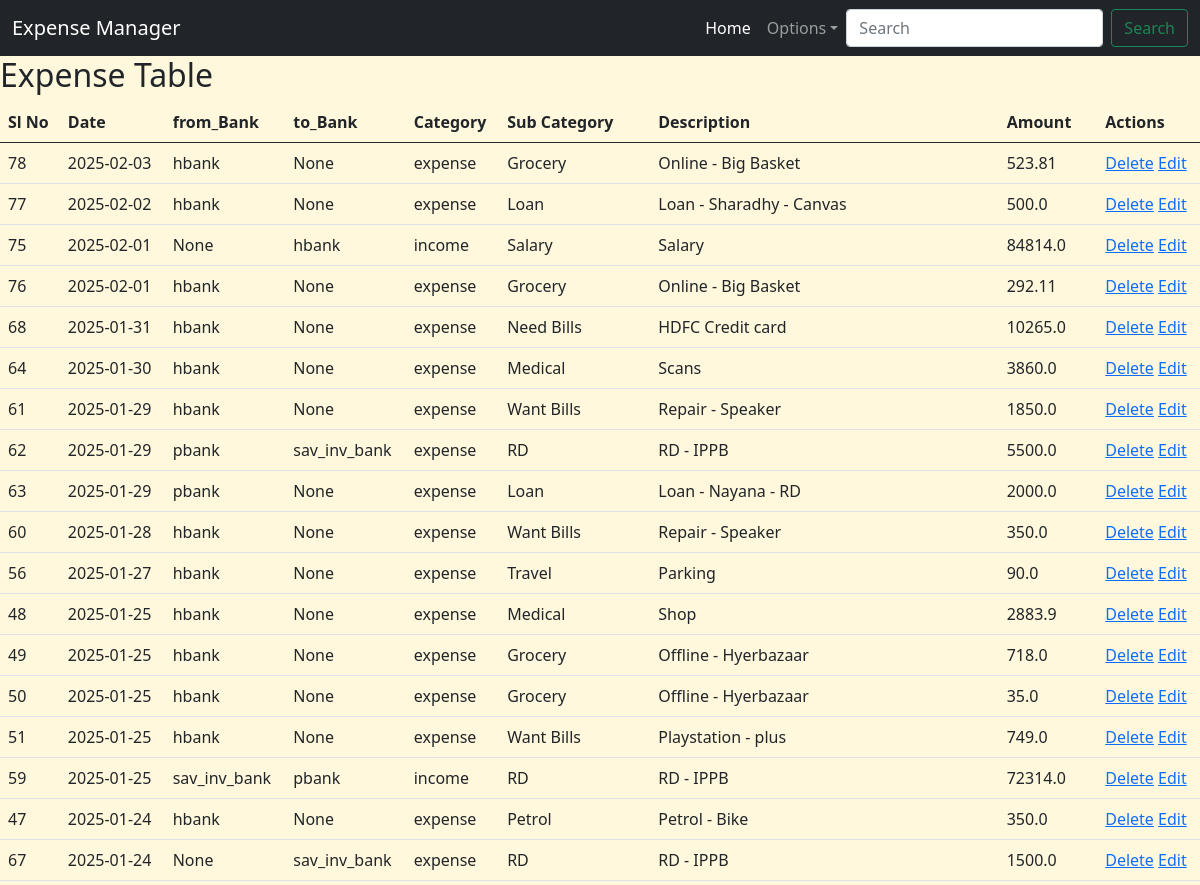
Before: /view (upper part) with the older database file.
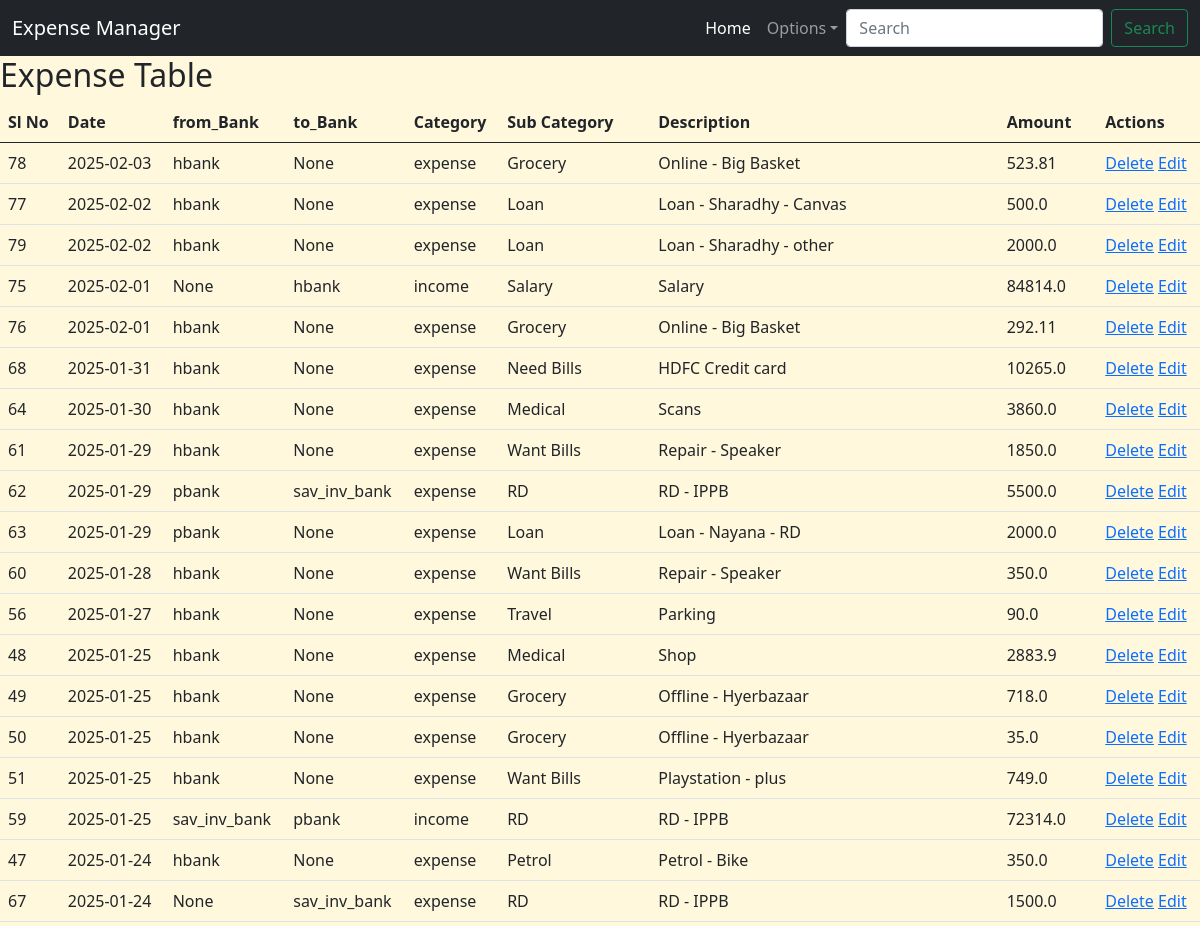
After: the same page with the newer database file.
### app.py (models this page shows)
class IncomeExpenseManager(db.Model):
    id = db.Column(db.Integer, primary_key=True)
    date = db.Column(db.Date, nullable=False)
    from_bank = db.Column(db.String(10), nullable=True)
    to_bank = db.Column(db.String(10), nullable=True)
    category = db.Column(db.String(20), nullable=False)
    sub_category = db.Column(db.String(50), nullable=False)
    description = db.Column(db.String(100), nullable=False)
    amount = db.Column(db.Float, nullable=False)

### app.py (the view)
@app.route('/view')
def view_expenses():
    expenses = IncomeExpenseManager.query.order_by(IncomeExpenseManager.date.desc()).all()
    return render_template('view_expenses.html', expenses=expenses)

### templates/view_expenses.html
{% extends 'base.html' %}
{% block content %}
<h2> Expense Table </h2>
<table class="table">
    <thead>
        <tr>
            <th>Sl No</th>
            <th>Date</th>
            <th>from_Bank</th>
            <th>to_Bank</th>
            <th>Category</th>
            <th>Sub Category</th>
            <th>Description</th>
            <th>Amount</th>
            <th>Actions</th>
        </tr>
    </thead>
    <tbody>
        {% for expense in expenses %}
        <tr>
            <td>{{expense.id}}</td>
            <td>{{expense.date}}</td>
            <td>{{expense.from_bank}}</td>
            <td>{{expense.to_bank}}</td>
            <td>{{expense.category}}</td>
            <td>{{expense.sub_category}}</td>
            <td>{{expense.description}}</td>
            <td>{{expense.amount}}</td>
            <td> <a href="{{url_for ('delete_expense', id=expense.id) }}" onclick="return confirm('Are you sure you want to delete this item?');">Delete</a>
            <a href="{{url_for ('edit_expense', id=expense.id) }}"> Edit</a> </td>
        </tr>
        {% endfor %}
    </tbody>
</table>
{% endblock %}

### templates/base.html (shortened to what this page needs)
<!DOCTYPE html>
<html lang="en">
<head>
    <link href="https://cdn.jsdelivr.net/npm/bootstrap@5.0.2/dist/css/bootstrap.min.css" rel="stylesheet">
  </head>
<body>
    <header>
        <nav class="navbar navbar-expand-lg navbar-dark bg-dark">
            <div class="container-fluid">
              <a class="navbar-brand" href="{{url_for('index')}}">Expense Manager</a>
              <div class="collapse navbar-collapse" id="navbarSupportedContent">
                <ul class="navbar-nav ms-auto mb-2 mb-lg-0">
                  <li class="nav-item">
                    <a class="nav-link active" aria-current="page" href="{{url_for('index')}}">Home</a>
                  </li>
                  <li class="nav-item dropdown">
                    <a class="nav-link dropdown-toggle" href="#" role="button" data-bs-toggle="dropdown" aria-expanded="false">Options</a>
                  </li>
                </ul>
                <form class="d-flex" role="search">
                  <input class="form-control me-2" type="search" placeholder="Search" aria-label="Search">
                  <button class="btn btn-outline-success" type="submit">Search</button>
                </form>
              </div>
            </div>
          </nav>
    </header>
    <main>
        {% block content %}{% endblock %}
    </main>
</body>
</html>

### templates/base.html (style rules this page uses)
body { background-color: cornsilk; }

Changed rows visible on the page:
added IncomeExpenseManager: id "79", date "2025-02-02", from_bank "hbank", to_bank "None", category "expense", sub_category "Loan", description "Loan - Sharadhy - other", amount "2000.0"
